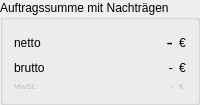
                          <widget class="QGroupBox" name="groupBox_job_sum_6">
                           <property name="minimumSize">
                            <size>
                             <width>200</width>
                             <height>0</height>
                            </size>
                           </property>
                           <property name="title">
                            <string>Auftragssumme mit Nachträgen</string>
                           </property>
                           <layout class="QGridLayout" name="gridLayout_19">
                            <item row="1" column="3">
                             <widget class="QLabel" name="label_currency_36">
                              <property name="sizePolicy">
                               <sizepolicy hsizetype="Maximum" vsizetype="Preferred">
                                <horstretch>0</horstretch>
                                <verstretch>0</verstretch>
                               </sizepolicy>
                              </property>
                              <property name="maximumSize">
                               <size>
                                <width>16777215</width>
                                <height>16777215</height>
                               </size>
                              </property>
                              <property name="text">
                               <string>€</string>
                              </property>
                             </widget>
                            </item>
                            <item row="2" column="3">
                             <widget class="QLabel" name="label_currency_37">
                              <property name="sizePolicy">
                               <sizepolicy hsizetype="Maximum" vsizetype="Preferred">
                                <horstretch>0</horstretch>
                                <verstretch>0</verstretch>
                               </sizepolicy>
                              </property>
                              <property name="maximumSize">
                               <size>
                                <width>16777215</width>
                                <height>16777215</height>
                               </size>
                              </property>
                              <property name="text">
                               <string>€</string>
                              </property>
                             </widget>
                            </item>
                            <item row="1" column="0">
                             <widget class="QLabel" name="label_net_10">
                              <property name="text">
                               <string>netto</string>
                              </property>
                             </widget>
                            </item>
                            <item row="3" column="1" colspan="2">
                             <widget class="QLabel" name="label_job_sum_w_job_additions_VAT_amount">
                              <property name="enabled">
                               <bool>false</bool>
                              </property>
                              <property name="font">
                               <font>
                                <pointsize>6</pointsize>
                               </font>
                              </property>
                              <property name="text">
                               <string>-</string>
                              </property>
                              <property name="alignment">
                               <set>Qt::AlignRight|Qt::AlignTrailing|Qt::AlignVCenter</set>
                              </property>
                             </widget>
                            </item>
                            <item row="3" column="3">
                             <widget class="QLabel" name="label_currency_38">
                              <property name="enabled">
                               <bool>false</bool>
                              </property>
                              <property name="sizePolicy">
                               <sizepolicy hsizetype="Maximum" vsizetype="Preferred">
                                <horstretch>0</horstretch>
                                <verstretch>0</verstretch>
                               </sizepolicy>
                              </property>
                              <property name="maximumSize">
                               <size>
                                <width>16777215</width>
                                <height>16777215</height>
                               </size>
                              </property>
                              <property name="font">
                               <font>
                                <pointsize>6</pointsize>
                               </font>
                              </property>
                              <property name="text">
                               <string>€</string>
                              </property>
                             </widget>
                            </item>
                            <item row="2" column="0">
                             <widget class="QLabel" name="label_w_tax_10">
                              <property name="text">
                               <string>brutto</string>
                              </property>
                             </widget>
                            </item>
                            <item row="2" column="1" colspan="2">
                             <widget class="QLabel" name="label_job_sum_w_job_additions_w_VAT">
                              <property name="font">
                               <font>
                                <pointsize>10</pointsize>
                               </font>
                              </property>
                              <property name="text">
                               <string>-</string>
                              </property>
                              <property name="alignment">
                               <set>Qt::AlignRight|Qt::AlignTrailing|Qt::AlignVCenter</set>
                              </property>
                             </widget>
                            </item>
                            <item row="3" column="0">
                             <widget class="QLabel" name="label_VAT_10">
                              <property name="enabled">
                               <bool>false</bool>
                              </property>
                              <property name="font">
                               <font>
                                <pointsize>6</pointsize>
                               </font>
                              </property>
                              <property name="text">
                               <string>MwSt.:</string>
                              </property>
                             </widget>
                            </item>
                            <item row="1" column="1" colspan="2">
                             <widget class="QLabel" name="label_job_job_sum_w_job_additions">
                              <property name="font">
                               <font>
                                <pointsize>14</pointsize>
                               </font>
                              </property>
                              <property name="text">
                               <string>-</string>
                              </property>
                              <property name="alignment">
                               <set>Qt::AlignRight|Qt::AlignTrailing|Qt::AlignVCenter</set>
                              </property>
                             </widget>
                            </item>
                           </layout>
                          </widget>
